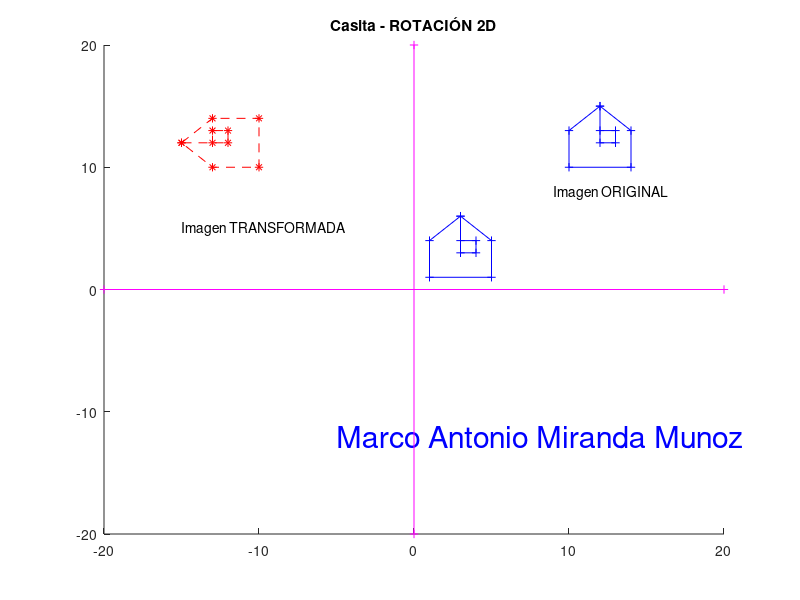

Here is the MATLAB script that generated this plot:
#Rotacion
clc  #Limpia "Ventana de comandos"
clear all  #Limpia "Espacio de trabajo"
close all  #Cierra las Ventanas abiertas
#format rat
format short
output_precision(2) # utilizar 2 decimales
#Marco Antonio Miranda Muñoz
#***********************************
P1 = [ 3  5  5
       6  4  1
       1  1  1 ];
P2 = [ 1  1  3
       1  4  6
       1  1  1 ];
P3 = [ 3  4  4  3
       3  3  4  4
       1  1  1  1 ];

P = [ P1 P2 P3 ];
#***********************************
# Coordenadas homogeneas de una casa
#P = [ 3  5  5  1  1  3  3  4  4  3
#      6  4  1  1  4  6  3  3  4  4
#      1  1  1  1  1  1  1  1  1  1 ];
#***********************************

#Marco Antonio Miranda Muñoz

# Define la matriz de traslación 2D
Tx = 9
Ty = 9
T = [ 1  0   Tx
      0  1   Ty
      0  0    1 ]

# Define la matriz de rotación 2D
alfa = 90
R = [ cosd(alfa)  -sind(alfa)   0
      sind(alfa)   cosd(alfa)   0
         0          0           1 ]

# Transformación geométrica
Pt = T*P;
Pr = R*Pt;

#Graficar
hold on
plot(P (1,:), P (2,:), "-+b")
plot(Pt(1,:), Pt(2,:), "-+b")
plot(Pr(1,:), Pr(2,:), "--*r")

title("Casita - ROTACIÓN 2D")
dx = 20;
dy = 20;
axis( [-dx  dx  -dy  dy] )
text(9, 8, "Imagen ORIGINAL")
text(-15,5, "Imagen TRANSFORMADA")
text(-5, -12, "Marco Antonio Miranda Munoz",
     "fontsize", 22, "color", "b")

#Marco Antonio Miranda Muñoz

# Eje X
Ex = [ -dx   dx
         0    0
         1    1 ];
plot(Ex(1,:), Ex(2,:), "-+m")

# Eje Y
Ey = [   0    0
       -dy   dy
         1    1 ];
plot(Ey(1,:), Ey(2,:), "-+m")


P  = P (:,1:7)
#Pt = Pt(:,1:7)
Pr = Pr(:,1:7)
